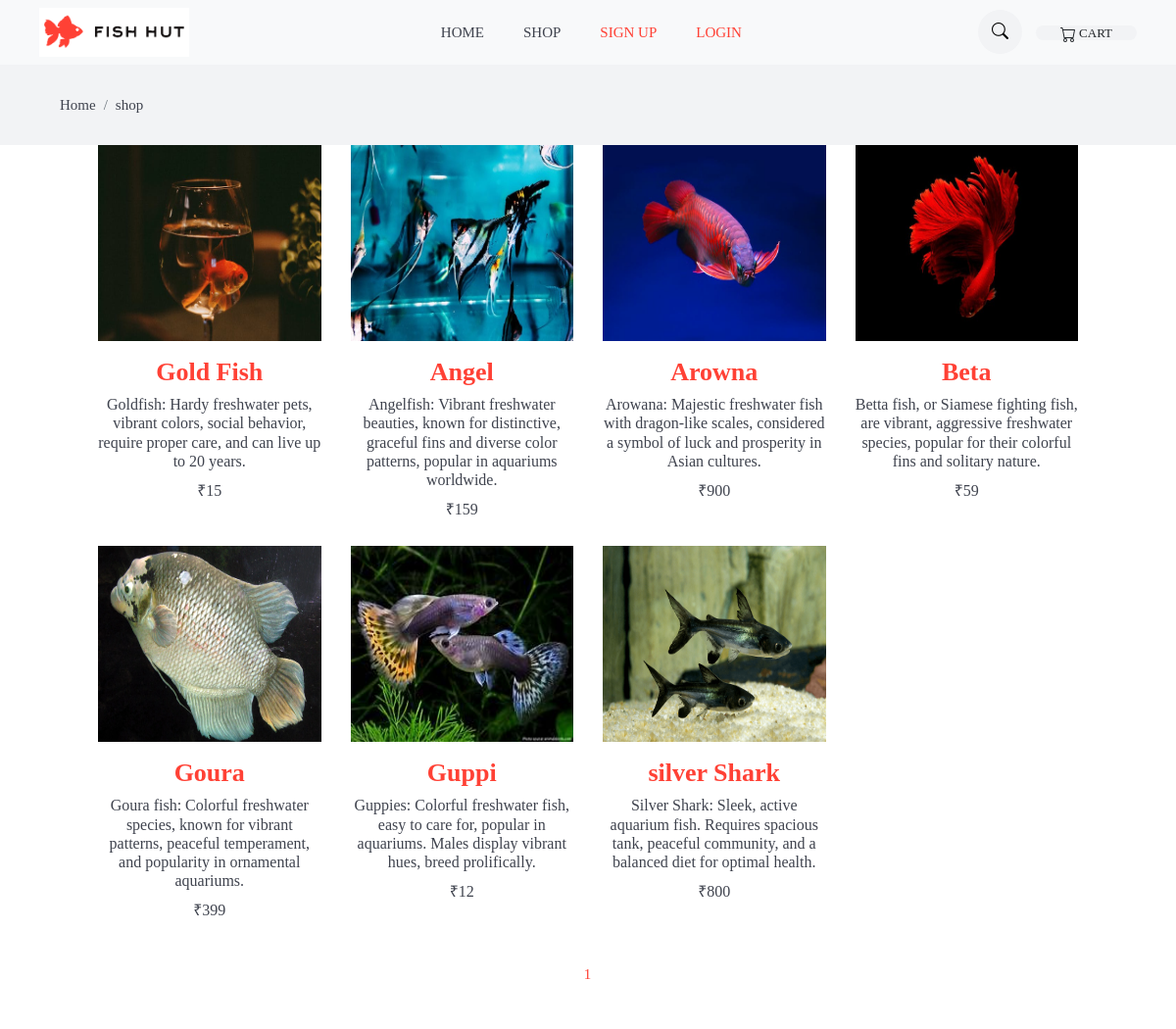
The page /shop/?page=3 on the database as committed earlier.
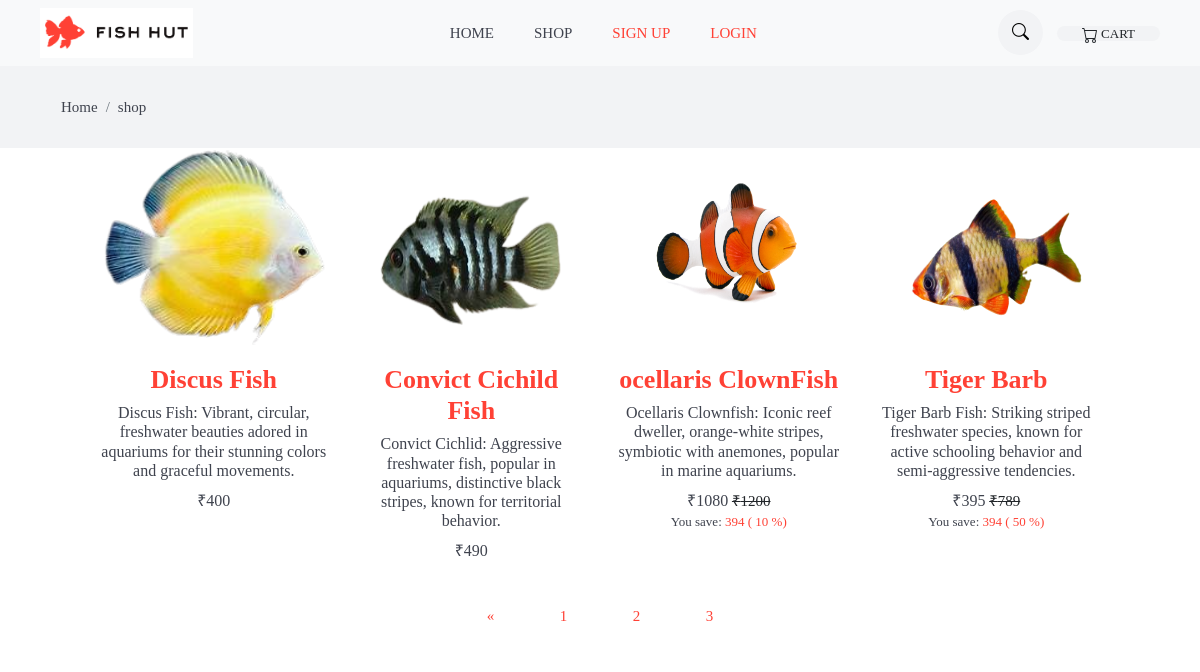
The same page on the database as committed later.
### pet_app/models.py (models this page shows, shortened)
class products(models.Model):
    product_name=models.TextField(max_length=100)
    product_desc=models.TextField(max_length=300)
    product_image=models.ImageField()
    product_price=models.IntegerField()
    priority=models.IntegerField(default=5)
    stock_quantity = models.IntegerField(default=0)
    offer_percentage=models.IntegerField(default=0)

### pet_app/views.py (the view, shortened to what this page needs)
# urls.py: path('shop/', views.shop, name='shop'),
def shop(request):
    page=1
    if request.GET:
        page=request.GET.get('page',1)
    data=products.objects.all()
    product_paginator=Paginator(data,8)
    data=product_paginator.get_page(page)
    zipped_price=[]
    for i in data:
        if i.product_price is not None:
            product_price=i.product_price
            off_percentage=i.offer_percentage
            offered_price= int(product_price) * (int(off_percentage)/100)
            final_price= int(product_price) - int(offered_price)
            yousave=product_price-final_price
        zipped_price.append((i,final_price))
    context={
        "data":data,
        'zipped_price':zipped_price,
        'yousave':yousave
    }
    return render(request,'pet_app/shop.html',context)

### templates/pet_app/shop.html (shortened to what the changed rows need)
{% load static %}
<!doctype html>
<html class="no-js supports-no-cookies" lang="en">
<head>
    <link rel="stylesheet" href="https://cdn.jsdelivr.net/npm/bootstrap-icons@1.11.3/font/bootstrap-icons.min.css">
    <link href="{% static 'css/indexPageCss/theme.scss.css' %}" rel="stylesheet" type="text/css" media="all" />
    <link rel="stylesheet" href="{% static 'css/indexPageCss/pluggins.css' %}" type="text/css" media="all">
    <link rel="stylesheet" href="{% static 'css/indexPageCss/style.css' %}">
    <link rel="stylesheet" href="{% static 'css/pro_drop.css' %}">
</head>
<body id="elite-shop" class="template-index">
    <main role="main" id="MainContent">
        <div id="shopify-section-top-collections" class="shopify-section">
            <section class="section" style="padding-top: 0%;">
                <div class="container " style="padding-left: 70px;padding-right: 70px; ">
                    <div class="row">
                        {% for d,product_price in zipped_price %}
                        <div class="col-lg-3 col-sm-6 mb-4">
                            <div class="product text-center  ">
                                <div class="product-thumb">
                                    <div class="overflow-hidden position-relative">
                                        <a href="{% url 'product_details' d.id %}">
                                            <img class="img-fluid w-100 mb-3 img-first" style="height: 200px;"
                                                src="/static/media/{{d.product_image}}" alt="Pocket Denim Overshirt">
                                        </a>
                                        <div class="btn-cart">
                                        </div>
                                    </div>
                                </div>
                                <div class="product-info ">
                                    <h3 class="h3 text-primary" style="font-weight: bolder;">{{d.product_name}}
                                    </h3>
                                    <h4 class="h5">{{d.product_desc}}
                                    </h4>
                                    <span class="h5">&#x20b9;{{product_price}}</span>
                                        {% if d.offer_percentage > 0 %}
                                        <span> <s> &#x20b9;{{d.product_price}} </s> </span>
                                        <h6 class="mb-4">You save: <span class="text-primary">{{yousave}} ( {{ d.offer_percentage }} %)</span></h6>
                                        {% endif %}
                                </div>
                            </div>
                        </div>
                        {% endfor %}
                    </div>
                    <div>
                        <nav aria-label="Page navigation example" style="border: none;">
                            <ul class="pagination" style="border: none;">
                                <li class="page-item " style="border: none;">
                                    {% if data.has_previous %}
                                    <a class="page-link text-primary" href="?page={{ data.previous_page_number }}"
                                        aria-label="Next">
                                        <span style="border: none;">&laquo;</span>
                                    </a>
                                    {% endif %}
                                </li>
                                {% for i in data.paginator.page_range %}
                                <a class="page-link text-primary" href="?page={{i}}" style="border: none;">
                                    <span style="border: none;">{{i}}</span>
                                </a>
                                {% endfor %}
                            </ul>
                        </nav>
                    </div>
                </div>
            </section>
        </div>
    </main>
</body>
</html>

Rows that differ between the two databases and show on the page:
no longer on this page (row edited): products: product_image (picture), product_name "Gold Fish", product_desc "Goldfish: Hardy freshwater pets, vibrant colors, social behavior, require proper care, and can live up to 20 years.", product_price "15"
no longer on this page (row edited): products: product_image (picture), product_name "Angel", product_desc "Angelfish: Vibrant freshwater beauties, known for distinctive, graceful fins and diverse color patterns, popular in aquariums worldwide.", product_price "159"
no longer on this page (row edited): products: product_image (picture), product_name "Arowna", product_desc "Arowana: Majestic freshwater fish with dragon-like scales, considered a symbol of luck and prosperity in Asian cultures.", product_price "900"
no longer on this page (row edited): products: product_image (picture), product_name "Beta", product_desc "Betta fish, or Siamese fighting fish, are vibrant, aggressive freshwater species, popular for their colorful fins and solitary nature.", product_price "59"
no longer on this page (row edited): products: product_image (picture), product_name "Goura", product_desc "Goura fish: Colorful freshwater species, known for vibrant patterns, peaceful temperament, and popularity in ornamental aquariums.", product_price "399"
no longer on this page (row edited): products: product_image (picture), product_name "Guppi", product_desc "Guppies: Colorful freshwater fish, easy to care for, popular in aquariums. Males display vibrant hues, breed prolifically.", product_price "12"
no longer on this page (row edited): products: product_image (picture), product_name "silver Shark", product_desc "Silver Shark: Sleek, active aquarium fish. Requires spacious tank, peaceful community, and a balanced diet for optimal health.", product_price "800"
added products: product_image (picture), product_name "Discus Fish", product_desc "Discus Fish: Vibrant, circular, freshwater beauties adored in aquariums for their stunning colors and graceful movements.", product_price "400"
added products: product_image (picture), product_name "Convict Cichild Fish", product_desc "Convict Cichlid: Aggressive freshwater fish, popular in aquariums, distinctive black stripes, known for territorial behavior.", product_price "490"
added products: product_image (picture), product_name "ocellaris ClownFish", product_desc "Ocellaris Clownfish: Iconic reef dweller, orange-white stripes, symbiotic with anemones, popular in marine aquariums.", product_price "1080", product_price "1200", yousave "394", offer_percentage "10"
added products: product_image (picture), product_name "Tiger Barb", product_desc "Tiger Barb Fish: Striking striped freshwater species, known for active schooling behavior and semi-aggressive tendencies.", product_price "395", product_price "789", yousave "394", offer_percentage "50"
Other text that changed with them:
new list line: "2"
new list line: "3"
